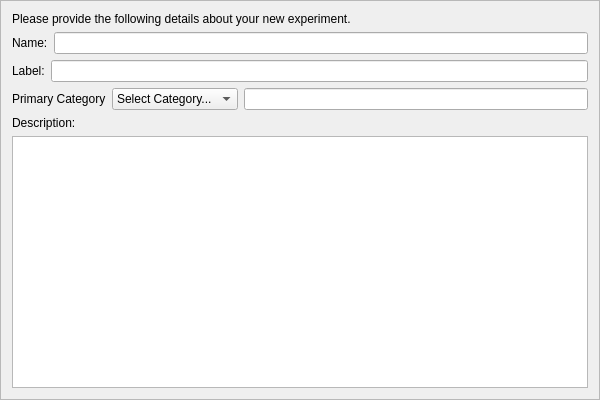
<?xml version="1.0" encoding="UTF-8"?>
<ui version="4.0">
 <class>experimentWizardInformationFrame</class>
 <widget class="QFrame" name="experimentWizardInformationFrame">
  <property name="geometry">
   <rect>
    <x>0</x>
    <y>0</y>
    <width>600</width>
    <height>400</height>
   </rect>
  </property>
  <property name="windowTitle">
   <string>Frame</string>
  </property>
  <property name="frameShape">
   <enum>QFrame::StyledPanel</enum>
  </property>
  <property name="frameShadow">
   <enum>QFrame::Raised</enum>
  </property>
  <layout class="QVBoxLayout" name="verticalLayout_2">
   <item>
    <widget class="QLabel" name="instructionsLabel">
     <property name="text">
      <string>Please provide the following details about your new experiment.</string>
     </property>
    </widget>
   </item>
   <item>
    <layout class="QHBoxLayout" name="horizontalLayout">
     <item>
      <widget class="QLabel" name="nameLabel">
       <property name="toolTip">
        <string>The name of the event as it appears in viewers and the 
Experiment Wizard.</string>
       </property>
       <property name="text">
        <string>Name:</string>
       </property>
      </widget>
     </item>
     <item>
      <widget class="QLineEdit" name="nameLineEdit">
       <property name="toolTip">
        <string>The name of the event as it appears in viewers and the 
Experiment Wizard.</string>
       </property>
      </widget>
     </item>
    </layout>
   </item>
   <item>
    <layout class="QHBoxLayout" name="horizontalLayout_2">
     <item>
      <widget class="QLabel" name="labelLabel">
       <property name="toolTip">
        <string>A short description of the event. 255 characters maximum.</string>
       </property>
       <property name="text">
        <string>Label:</string>
       </property>
      </widget>
     </item>
     <item>
      <widget class="QLineEdit" name="labelLineEdit">
       <property name="toolTip">
        <string>A short description of the event. 255 characters maximum.</string>
       </property>
      </widget>
     </item>
    </layout>
   </item>
   <item>
    <layout class="QHBoxLayout" name="horizontalLayout_3">
     <item>
      <widget class="QLabel" name="categoryLabel">
       <property name="toolTip">
        <string>You must select a Primary Category for your Experiment. The Primary 
Category is used to organize Experiments in the Experiments library. 
Additional categories can be added at a later time. If you wish to 
create a new category, select &quot;New Category...&quot; and enter your 
new category name in the text box that appears.</string>
       </property>
       <property name="text">
        <string>Primary Category</string>
       </property>
      </widget>
     </item>
     <item>
      <widget class="QComboBox" name="categoryComboBox">
       <property name="toolTip">
        <string>You must select a Primary Category for your Experiment. The Primary 
Category is used to organize Experiments in the Experiments library. 
Additional categories can be added at a later time. If you wish to 
create a new category, select &quot;New Category...&quot; and enter your 
new category name in the text box that appears.</string>
       </property>
       <item>
        <property name="text">
         <string>Select Category...</string>
        </property>
       </item>
       <item>
        <property name="text">
         <string>New Category...</string>
        </property>
       </item>
      </widget>
     </item>
     <item>
      <widget class="QLineEdit" name="newCategoryLineEdit">
       <property name="toolTip">
        <string>You must select a Primary Category for your Experiment. The Primary 
Category is used to organize Experiments in the Experiments library. 
Additional categories can be added at a later time. If you wish to 
create a new category, select &quot;New Category...&quot; and enter your 
new category name in the text box that appears.</string>
       </property>
      </widget>
     </item>
    </layout>
   </item>
   <item>
    <layout class="QVBoxLayout" name="verticalLayout">
     <item>
      <widget class="QLabel" name="descriptionLabel">
       <property name="toolTip">
        <string>A full event description of arbitrary length.</string>
       </property>
       <property name="text">
        <string>Description:</string>
       </property>
      </widget>
     </item>
     <item>
      <widget class="QTextEdit" name="descriptionTextEdit">
       <property name="toolTip">
        <string>A full event description of arbitrary length.</string>
       </property>
      </widget>
     </item>
    </layout>
   </item>
  </layout>
 </widget>
 <resources/>
 <connections/>
</ui>
